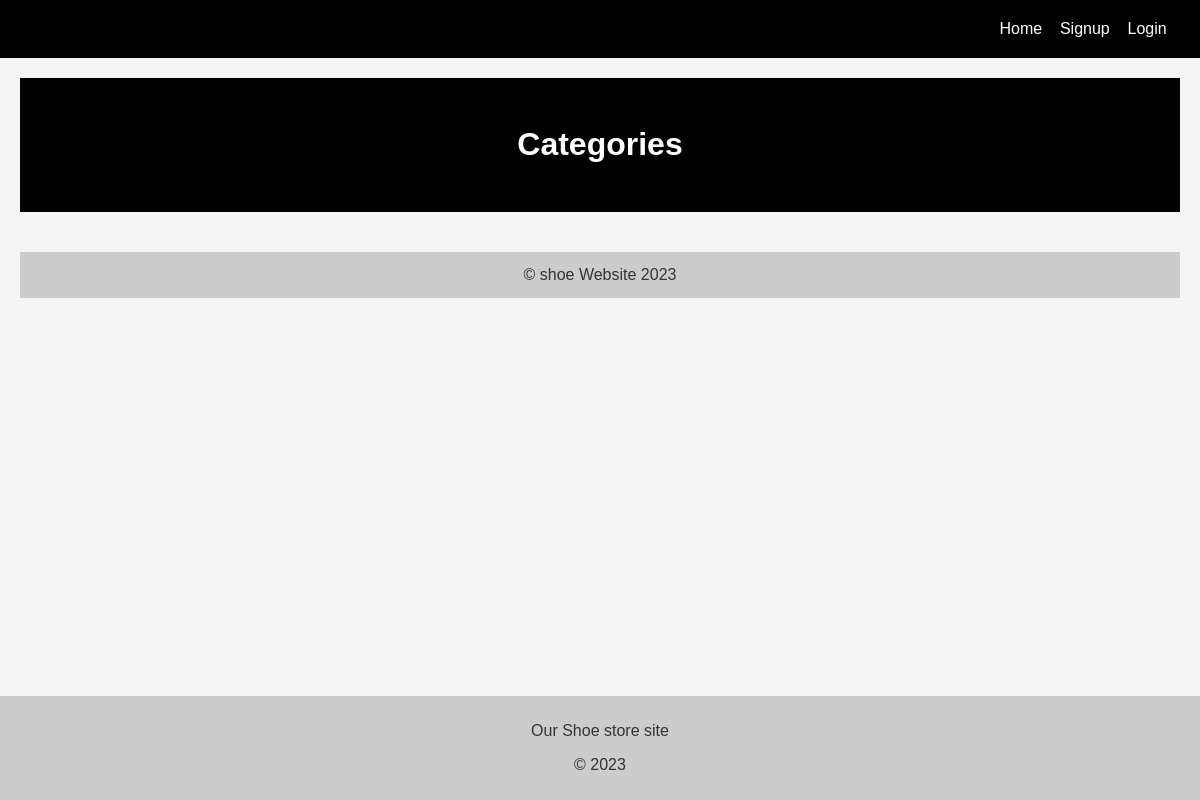
The page /api/v1/products/categories/ on the database as committed earlier.
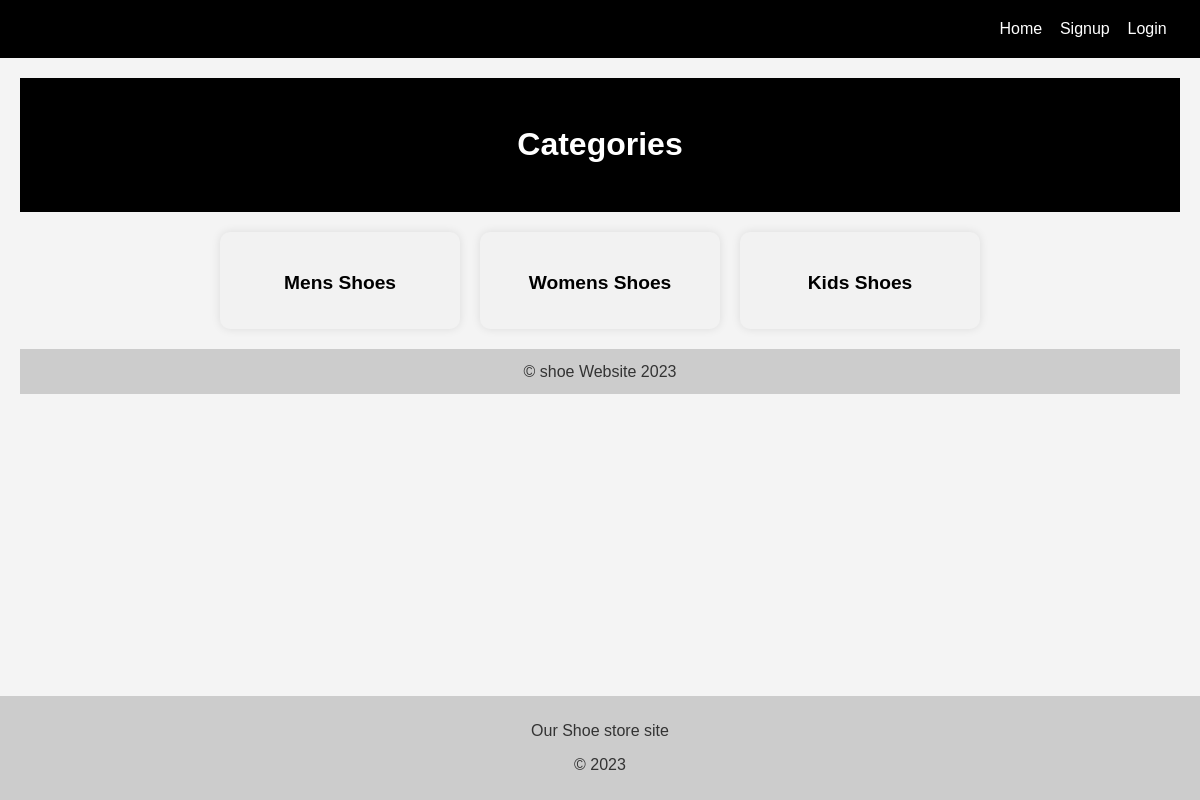
The same page on the database as committed later.
### products/models.py (models this page shows, shortened)
class Category(models.Model):
    name = models.CharField(max_length=255, default='Default Category Name')

### products/views.py (the view)
# urls.py: path('categories/', CategoryListView.as_view(), name='category_list'),
class CategoryListView(ListView):
    model = Category
    template_name = 'category_list.html'
    context_object_name = 'categories'

### products/templates/category_list.html (shortened to what this page needs)
{% extends 'base.html' %}
{% load static %}
{% block content %}
<!DOCTYPE html>
<html lang="en">
<head>
    {% block style %}
    <link rel="stylesheet" href="{% static 'products/css/category_list.css' %}">
    {% endblock %}
</head>
<body>
    <header>
        <h1>Categories</h1>
    </header>
    <main>
        <section class="category-section">
            {% for category in categories %}
                <div class="category-card">
                    <h2>{{ category.name }}</h2>
                </div>
            {% endfor %}
        </section>
    </main>
    <footer>
        &copy; shoe Website 2023
    </footer>
</body>
</html>
{% endblock %}

Rows that differ between the two databases and show on the page:
added Category: name "Mens Shoes"
added Category: name "Womens Shoes"
added Category: name "Kids Shoes"
